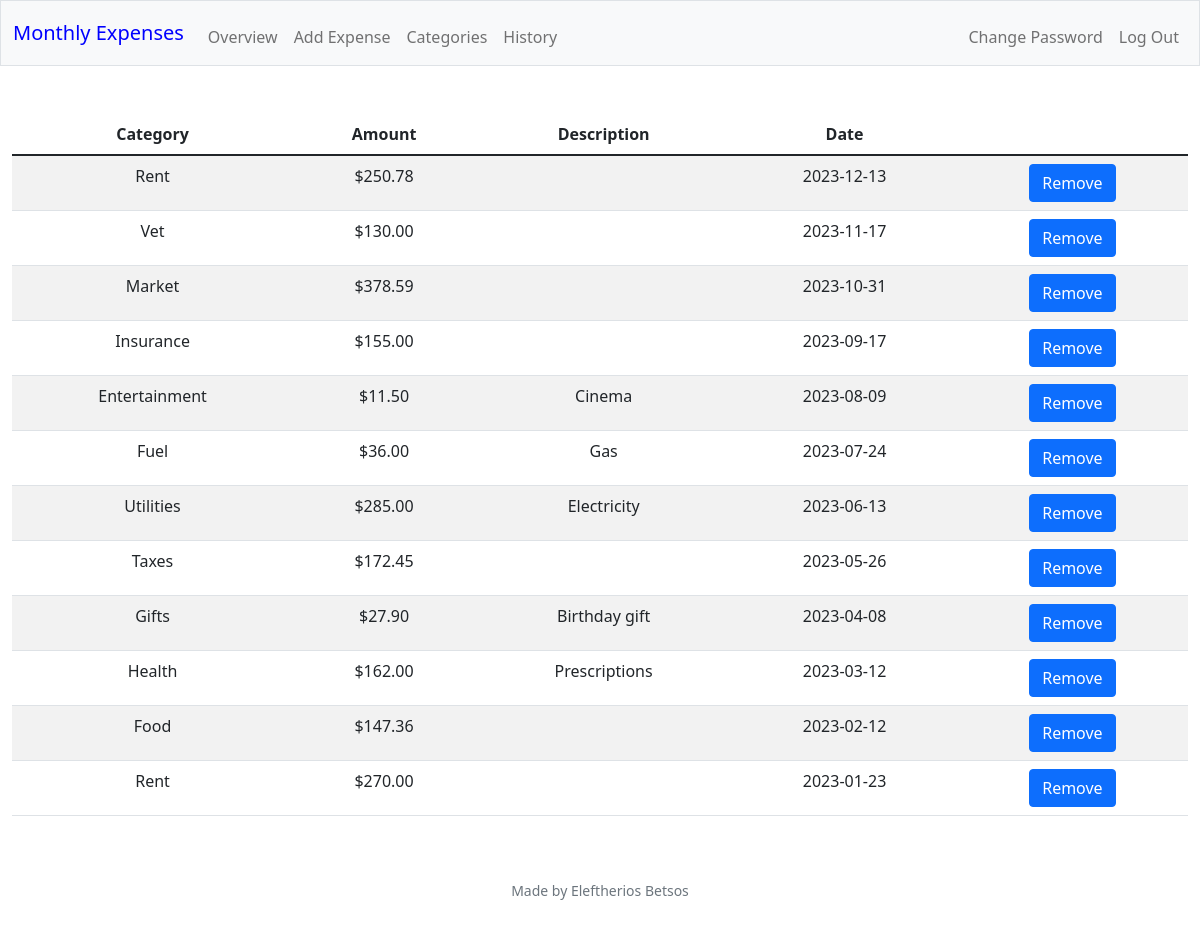
Screenshot of /history (signed in) with the database file from the repository.
### tables this page shows
CREATE TABLE expenses (
id INTEGER PRIMARY KEY AUTOINCREMENT NOT NULL,
user_id INTEGER NOT NULL,
category TEXT NOT NULL,
amount NUMERIC NOT NULL,
description TEXT,
timestamp DATE DEFAULT CURRENT_DATE,
FOREIGN KEY (user_id) REFERENCES users(id)
);

### app.py (the view)
@app.route("/history", methods=["GET", "POST"])
@login_required
def history():
    if request.method == "POST":
        id = request.form.get("id")
        db.execute("DELETE FROM expenses WHERE id = ?", id)
        rows = db.execute("SELECT * FROM expenses WHERE user_id = ? ORDER BY timestamp DESC",
                          session.get("user_id"))
        flash(f"Expense was successfully removed!")
        return render_template("history.html", expenses=rows)
    else:
        rows = db.execute("SELECT * FROM expenses WHERE user_id = ? ORDER BY timestamp DESC",
                          session.get("user_id"))
        return render_template("history.html", expenses=rows)

### app.py (called while the page is built)
@app.after_request
def after_request(response):
    response.headers["Cache-Control"] = "no-cache, no-store, must-revalidate"
    response.headers["Expires"] = 0
    response.headers["Pragma"] = "no-cache"
    return response

### helpers.py (called while the page is built)
def login_required(f):
    @wraps(f)
    def decorated_function(*args, **kwargs):
        if session.get("user_id") is None:
            return redirect("/login")
        return f(*args, **kwargs)
    return decorated_function

def usd(value):
    return f"${value:,.2f}"

### templates/history.html (shortened to what this page needs)
{% extends "layout.html" %}
{% block main %}
    <table class="table table-striped">
        <thead>
            <tr>
                <th>Category</th>
                <th>Amount</th>
                <th>Description</th>
                <th>Date</th>
                <th></th>
            </tr>
        </thead>
        <tbody>
            {% for row in expenses %}
            <tr>
                <td>{{ row.category }}</td>
                <td>{{ row.amount | usd }}</td>
                <td>{{ row.description }}</td>
                <td>{{ row.timestamp }}</td>
                <td>
                    <form action="/history" method="post" onsubmit="return confirmation()">
                        <button class="btn btn-primary" type="submit">Remove</button>
                    </form>
                </td>
            </tr>
            {% endfor %}
        </tbody>
    </table>
{% endblock %}

### templates/layout.html (shortened to what this page needs)
<!DOCTYPE html>
<html lang="en">
    <head>
        <link href="https://cdn.jsdelivr.net/npm/bootstrap@5.1.3/dist/css/bootstrap.min.css" rel="stylesheet">
        <link href="/static/styles.css" rel="stylesheet">
    </head>
    <body>
        <nav class="bg-light border navbar navbar-expand-md navbar-light">
            <div class="container-fluid">
                <a class="navbar-brand" href="/"><span class="blue">Monthly Expenses</span></a>
                <div class="collapse navbar-collapse" id="navbar">
                    {% if session["user_id"] %}
                        <ul class="navbar-nav me-auto mt-2">
                            <li class="nav-item"><a class="nav-link" href="/">Overview</a></li>
                            <li class="nav-item"><a class="nav-link" href="/add">Add Expense</a></li>
                            <li class="nav-item"><a class="nav-link" href="/categories">Categories</a></li>
                            <li class="nav-item"><a class="nav-link" href="/history">History</a></li>
                        </ul>
                        <ul class="navbar-nav ms-auto mt-2">
                            <li class="nav-item"><a class="nav-link" href="/change_password">Change Password</a></li>
                            <li class="nav-item"><a class="nav-link" href="/logout">Log Out</a></li>
                        </ul>
                    {% else %}
                        <ul class="navbar-nav ms-auto mt-2">
                            <li class="nav-item"><a class="nav-link" href="/register">Register</a></li>
                            <li class="nav-item"><a class="nav-link" href="/login">Log In</a></li>
                        </ul>
                    {% endif %}
                </div>
            </div>
        </nav>
        <main class="container-fluid py-5 text-center">
            {% block main %}{% endblock %}
        </main>
        <footer class="mb-5 small text-center text-muted">
            Made by Eleftherios Betsos
        </footer>
    </body>
</html>

### static/styles.css (style rules this page uses)
nav .navbar-brand .blue { color: blue; }

### rows the page displays
expenses: category "Rent", amount "$250.78", timestamp "2023-12-13"
expenses: category "Vet", amount "$130.00", timestamp "2023-11-17"
expenses: category "Market", amount "$378.59", timestamp "2023-10-31"
expenses: category "Insurance", amount "$155.00", timestamp "2023-09-17"
expenses: category "Entertainment", amount "$11.50", description "Cinema", timestamp "2023-08-09"
expenses: category "Fuel", amount "$36.00", description "Gas", timestamp "2023-07-24"
expenses: category "Utilities", amount "$285.00", description "Electricity", timestamp "2023-06-13"
expenses: category "Taxes", amount "$172.45", timestamp "2023-05-26"
expenses: category "Gifts", amount "$27.90", description "Birthday gift", timestamp "2023-04-08"
expenses: category "Health", amount "$162.00", description "Prescriptions", timestamp "2023-03-12"
expenses: category "Food", amount "$147.36", timestamp "2023-02-12"
expenses: category "Rent", amount "$270.00", timestamp "2023-01-23"
